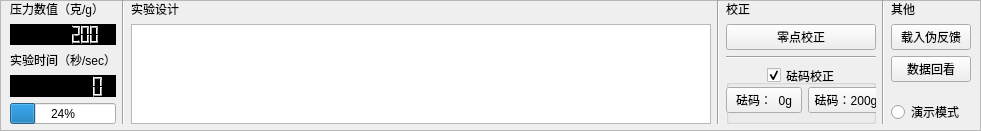
   <widget class="QFrame" name="zcc_bottomFrame">
    <property name="geometry">
     <rect>
      <x>220</x>
      <y>550</y>
      <width>981</width>
      <height>131</height>
     </rect>
    </property>
    <property name="frameShape">
     <enum>QFrame::StyledPanel</enum>
    </property>
    <property name="frameShadow">
     <enum>QFrame::Raised</enum>
    </property>
    <widget class="QWidget" name="horizontalLayoutWidget">
     <property name="geometry">
      <rect>
       <x>10</x>
       <y>0</y>
       <width>961</width>
       <height>124</height>
      </rect>
     </property>
     <layout class="QHBoxLayout" name="horizontalLayout">
      <item>
       <layout class="QVBoxLayout" name="verticalLayout_4">
        <item>
         <widget class="QLabel" name="label_4">
          <property name="text">
           <string>压力数值（克/g）</string>
          </property>
         </widget>
        </item>
        <item>
         <widget class="QLCDNumber" name="zcc_lcdNumber_yValue">
          <property name="styleSheet">
           <string notr="true">background-color: black; color: red; </string>
          </property>
          <property name="frameShape">
           <enum>QFrame::Panel</enum>
          </property>
          <property name="frameShadow">
           <enum>QFrame::Sunken</enum>
          </property>
          <property name="smallDecimalPoint">
           <bool>false</bool>
          </property>
          <property name="digitCount">
           <number>8</number>
          </property>
          <property name="segmentStyle">
           <enum>QLCDNumber::Outline</enum>
          </property>
          <property name="value" stdset="0">
           <double>200.000000000000000</double>
          </property>
         </widget>
        </item>
        <item>
         <widget class="QLabel" name="label_5">
          <property name="text">
           <string>实验时间（秒/sec）</string>
          </property>
         </widget>
        </item>
        <item>
         <widget class="QLCDNumber" name="zcc_lcdNumber_passedLength">
          <property name="styleSheet">
           <string notr="true">background-color: black; color: red; </string>
          </property>
          <property name="frameShape">
           <enum>QFrame::Panel</enum>
          </property>
          <property name="frameShadow">
           <enum>QFrame::Sunken</enum>
          </property>
          <property name="digitCount">
           <number>8</number>
          </property>
          <property name="segmentStyle">
           <enum>QLCDNumber::Outline</enum>
          </property>
         </widget>
        </item>
        <item>
         <spacer name="verticalSpacer_2">
          <property name="orientation">
           <enum>Qt::Vertical</enum>
          </property>
          <property name="sizeHint" stdset="0">
           <size>
            <width>20</width>
            <height>40</height>
           </size>
          </property>
         </spacer>
        </item>
        <item>
         <widget class="QProgressBar" name="zcc_progressBar_experimentProgress">
          <property name="sizePolicy">
           <sizepolicy hsizetype="Preferred" vsizetype="Fixed">
            <horstretch>0</horstretch>
            <verstretch>0</verstretch>
           </sizepolicy>
          </property>
          <property name="value">
           <number>24</number>
          </property>
          <property name="invertedAppearance">
           <bool>false</bool>
          </property>
         </widget>
        </item>
       </layout>
      </item>
      <item>
       <widget class="Line" name="line_8">
        <property name="orientation">
         <enum>Qt::Vertical</enum>
        </property>
       </widget>
      </item>
      <item>
       <layout class="QVBoxLayout" name="verticalLayout_7">
        <item>
         <widget class="QLabel" name="label_6">
          <property name="text">
           <string>实验设计</string>
          </property>
         </widget>
        </item>
        <item>
         <widget class="QTextBrowser" name="zcc_textBrowser_experimentDesign">
          <property name="sizePolicy">
           <sizepolicy hsizetype="Expanding" vsizetype="Preferred">
            <horstretch>0</horstretch>
            <verstretch>0</verstretch>
           </sizepolicy>
          </property>
          <property name="lineWrapMode">
           <enum>QTextEdit::NoWrap</enum>
          </property>
         </widget>
        </item>
       </layout>
      </item>
      <item>
       <widget class="Line" name="line_9">
        <property name="orientation">
         <enum>Qt::Vertical</enum>
        </property>
       </widget>
      </item>
      <item>
       <layout class="QVBoxLayout" name="verticalLayout_6">
        <item>
         <widget class="QLabel" name="label_7">
          <property name="sizePolicy">
           <sizepolicy hsizetype="Minimum" vsizetype="Fixed">
            <horstretch>0</horstretch>
            <verstretch>0</verstretch>
           </sizepolicy>
          </property>
          <property name="text">
           <string>校正</string>
          </property>
         </widget>
        </item>
        <item>
         <widget class="QPushButton" name="zcc_pushButton_zeroOffset">
          <property name="sizePolicy">
           <sizepolicy hsizetype="Preferred" vsizetype="Fixed">
            <horstretch>0</horstretch>
            <verstretch>0</verstretch>
           </sizepolicy>
          </property>
          <property name="text">
           <string>零点校正</string>
          </property>
         </widget>
        </item>
        <item>
         <widget class="Line" name="line_17">
          <property name="orientation">
           <enum>Qt::Horizontal</enum>
          </property>
         </widget>
        </item>
        <item>
         <widget class="QGroupBox" name="groupBox">
          <property name="sizePolicy">
           <sizepolicy hsizetype="Minimum" vsizetype="Expanding">
            <horstretch>0</horstretch>
            <verstretch>0</verstretch>
           </sizepolicy>
          </property>
          <property name="minimumSize">
           <size>
            <width>150</width>
            <height>0</height>
           </size>
          </property>
          <property name="baseSize">
           <size>
            <width>0</width>
            <height>0</height>
           </size>
          </property>
          <property name="title">
           <string>砝码校正</string>
          </property>
          <property name="alignment">
           <set>Qt::AlignCenter</set>
          </property>
          <property name="checkable">
           <bool>true</bool>
          </property>
          <widget class="QWidget" name="horizontalLayoutWidget_3">
           <property name="geometry">
            <rect>
             <x>0</x>
             <y>20</y>
             <width>158</width>
             <height>31</height>
            </rect>
           </property>
           <layout class="QHBoxLayout" name="horizontalLayout_21">
            <item>
             <widget class="QPushButton" name="zcc_pushButton_0gOffset">
              <property name="text">
               <string>砝码：  0g</string>
              </property>
             </widget>
            </item>
            <item>
             <widget class="QPushButton" name="zcc_pushButton_offset200g">
              <property name="text">
               <string>砝码：200g</string>
              </property>
             </widget>
            </item>
           </layout>
          </widget>
         </widget>
        </item>
       </layout>
      </item>
      <item>
       <widget class="Line" name="line_10">
        <property name="orientation">
         <enum>Qt::Vertical</enum>
        </property>
       </widget>
      </item>
      <item>
       <layout class="QVBoxLayout" name="verticalLayout_5">
        <item>
         <widget class="QLabel" name="label_17">
          <property name="text">
           <string>其他</string>
          </property>
         </widget>
        </item>
        <item>
         <widget class="QPushButton" name="zcc_pushButton_loadFakeFeedback">
          <property name="text">
           <string>载入伪反馈</string>
          </property>
         </widget>
        </item>
        <item>
         <widget class="QPushButton" name="zcc_pushButton_replayCurve">
          <property name="text">
           <string>数据回看</string>
          </property>
         </widget>
        </item>
        <item>
         <spacer name="verticalSpacer_4">
          <property name="orientation">
           <enum>Qt::Vertical</enum>
          </property>
          <property name="sizeHint" stdset="0">
           <size>
            <width>20</width>
            <height>40</height>
           </size>
          </property>
         </spacer>
        </item>
        <item>
         <widget class="QRadioButton" name="zcc_radioButton_deviceFreeMode">
          <property name="text">
           <string>演示模式</string>
          </property>
         </widget>
        </item>
       </layout>
      </item>
     </layout>
    </widget>
   </widget>
